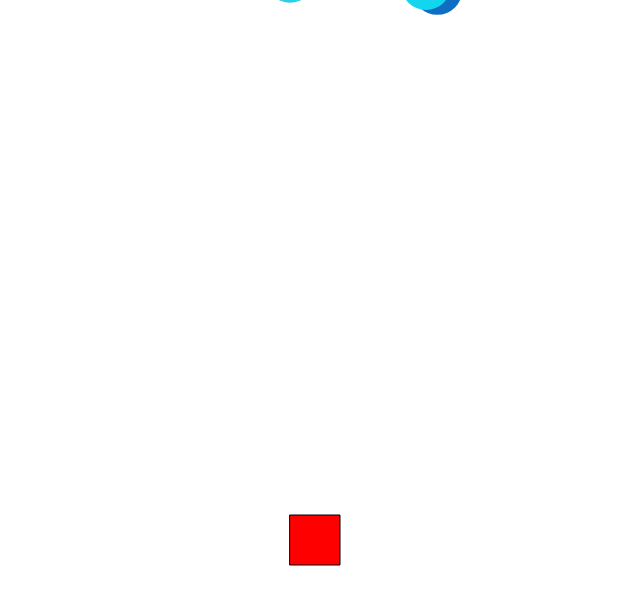
Frame 1 (no input)
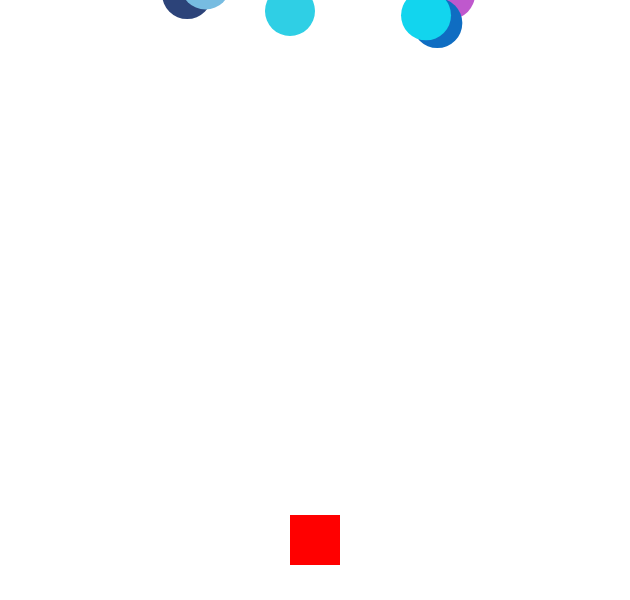
Frame 60 (no input)
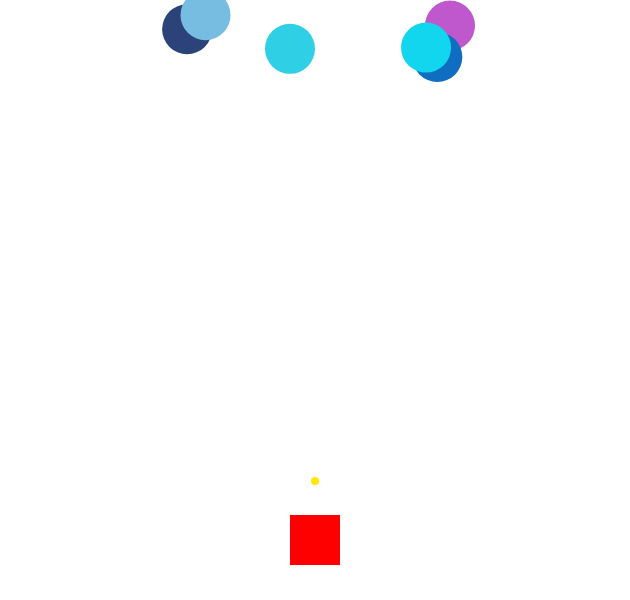
Frame 120 (the mouse pressed at the canvas centre since frame 60)

The p5.js sketch that drew these frames (run headless with seeded random() and noise() and a simulated clock; from frame 60 on, the mouse is pressed at the canvas centre):

// p5.js sketch
// ── sketch.js
//Juan Carlos Laverde - A00371894
//Samuel Ortiz - A00372452
//Camila Lerma - A00368351

let tank;
let aliens = [];
let bullets = [];
let looser = false;


function setup() {
  createCanvas(630, 600);
  tank = new jugador();
  for (let i = 0; i < 6; i++) {
    aliens.push(new Aliensongos(random(0, 630), random(-50, 0))); //Creates Aliens
  }
}

function draw() {
  background(255);
  tank.show();
  for (let i = 0; i < aliens.length; i++) {
    aliens[i].show()
  }

  for (let i = 0; i < bullets.length; i++) {
    bullets[i].show();
    removeDeathBullets();
  }

  validateImpact();
  validateLost();

  if (looser === true) {
    fill(255);
    textSize(58);
    textAlign(CENTER);
    text('PERDISTE', 314, 340);
  }
}

function mousePressed() {

  bullets.push(new disparos(tank.getX(), tank.getY()));

}

function keyPressed() {
  switch (key) {
    case 'd':
      tank.move("RIGHT")
      break;
    case 'a':
      tank.move("LEFT")
      break;
  }
}

function removeDeathBullets() {
  for (let i = 0; i < bullets.length; i++) {
    if (!bullets[i].isAlive()) {
      bullets.splice(i, 1);
      break;

    }

  }
}

function validateImpact() {
  for (let i = 0; i < bullets.length; i++) {
    for (let j = 0; j < aliens.length; j++) {
      if (dist(bullets[i].getX(), bullets[i].getY(), aliens[j].getX(), aliens[j].getY()) < aliens[j].getTam() / 2) {
        aliens.splice(j, 1);
        console.log("impact");
      }
    }
  }
}

function validateLost() {
  for (let i = 0; i < aliens.length; i++) {
    if (aliens[i].getY() >= 600) {
      looser = true;
    }
  }
}
// ── Ataque.js
class disparos {
    constructor(x, y) {
        this.x = x;
        this.y = y;
        this.tam = 8;
        this.alive = true;
        this.refAlien;
    }

    show() {
        fill(255, 233, 0);
        noStroke();
        ellipse(this.x, this.y, this.tam, this.tam)
        this.move();
    }

    move() {
        this.y--;
        if (this.y < 0) {
            this.alive = false;
        }
    }

    isAlive() {
        return this.alive;
    }


    getX() {
        return this.x;
    }

    getY() {
        return this.y;
    }

    getTam() {
        return this.tam;
    }


    
}
// ── Enemigos.js
class Aliensongos {
    constructor(x, y) {
        this.x = x;
        this.y = y;
        this.r = random(0, 255);
        this.g = random(0, 255);
        this.b = random(0, 255);
        this.tam = 50;
        this.fall = false;
        this.die = false;
    }

    show() {
        noStroke();
        fill(this.r, this.g, this.b);
        ellipse(this.x, this.y, this.tam, this.tam);
        this.move();
    }

    move() { 
        if (this.fall === false) {
            this.y += random(0.1, 1);
        }
    }

    die() {
        this.die = true;
    }

    getX() {
        return this.x;
    }

    getY() {
        return this.y;
    }

    getTam() {
        return this.tam;
    }
}
// ── Jugador.js
class jugador {
    constructor() {
        this.x = 315;
        this.y = 540;
        

    }
    show() {
        fill(255, 0, 0);
        rectMode(CENTER); 
        rect(this.x, this.y,  50, 50);
        
    }

    shoot() {
        return true;
    }
    
    move(dir) {
        switch (dir) {
            case "RIGHT":
                this.x += 15
                break;
            case "LEFT":
                this.x -= 15
                break;

        }

    }

    getX() {
        return this.x;
    }

    getY() {
        return this.y;
    }

}
